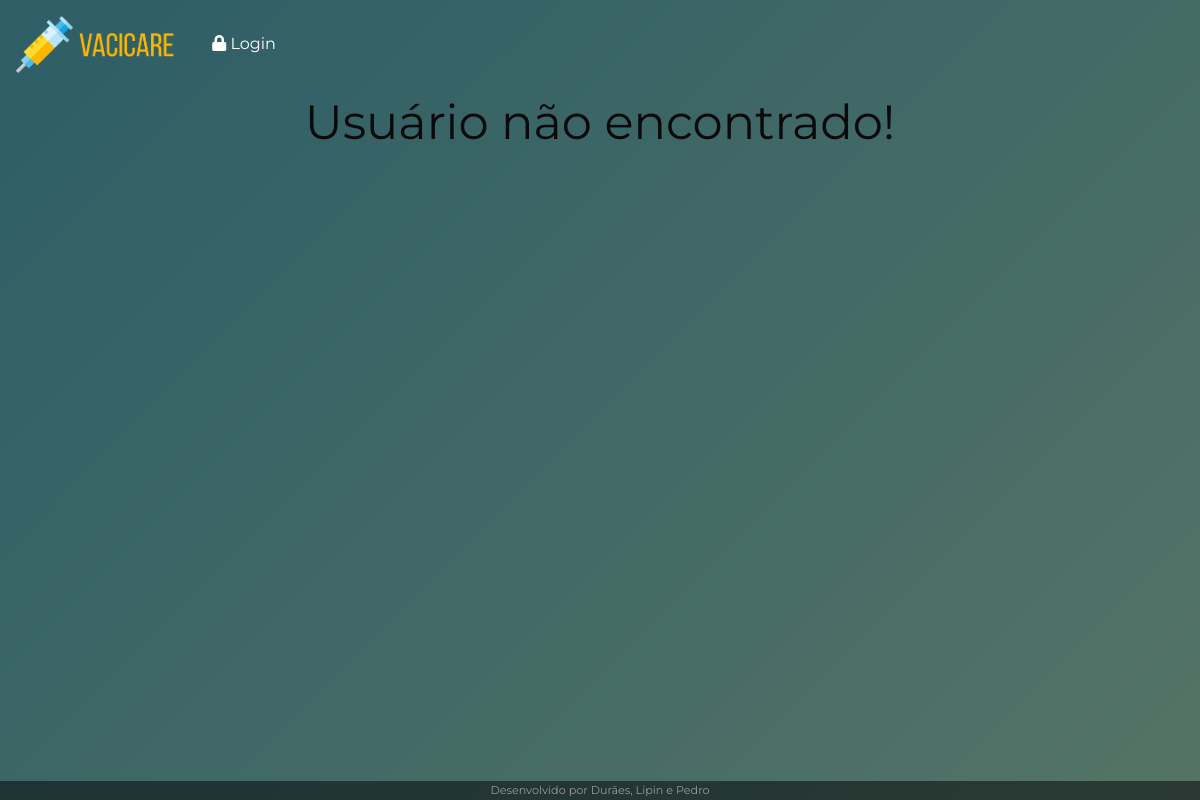
Page /pesquisa.php?cpf=111.111.111-11 on the earlier database version.
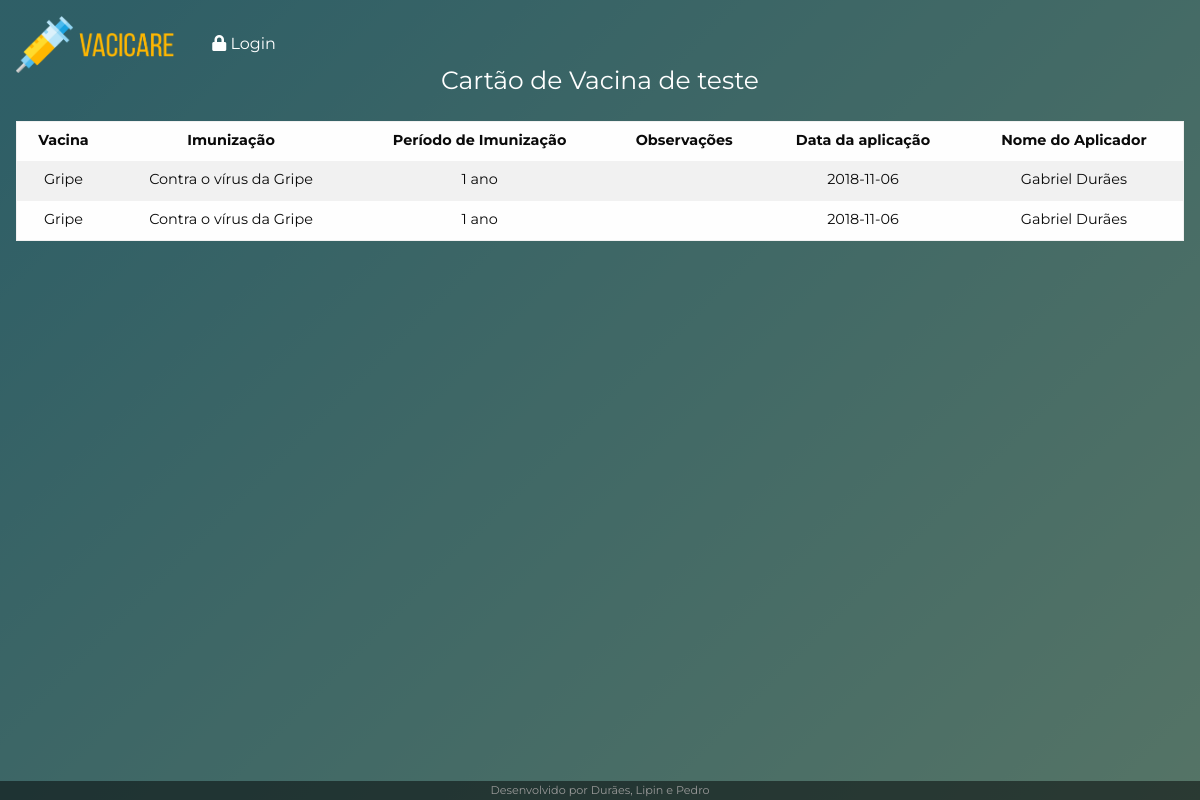
Same page on the later database version.
### tables this page shows
CREATE TABLE `tb_usuario` (
  `id_usuario` int(255) NOT NULL AUTO_INCREMENT,
  `nome_usuario` varchar(150) NOT NULL,
  `sexo_usuario` int(11) NOT NULL,
  `cpf_usuario` varchar(255) NOT NULL,
  `data_nasc` date NOT NULL,
  `tipo_usuario` int(11) NOT NULL,
  `senha_usuario` varchar(255) DEFAULT NULL,
  `created_at` datetime NOT NULL,
  `update_at` datetime DEFAULT NULL,
  PRIMARY KEY (`id_usuario`) USING BTREE
);

CREATE TABLE `tb_registro` (
  `id_registro` int(11) NOT NULL AUTO_INCREMENT,
  `fk_usuario` int(11) NOT NULL,
  `fk_vacina` int(11) NOT NULL,
  `data_vacinacao` date NOT NULL,
  `fk_aplicador` int(11) NOT NULL,
  `created_at` datetime NOT NULL,
  `update_at` datetime DEFAULT NULL,
  PRIMARY KEY (`id_registro`) USING BTREE,
  KEY `fk_usuario` (`fk_usuario`) USING BTREE,
  KEY `fk_vacina` (`fk_vacina`) USING BTREE,
  KEY `fk_aplicador` (`fk_aplicador`) USING BTREE,
  CONSTRAINT `fk_aplicador` FOREIGN KEY (`fk_aplicador`) REFERENCES `tb_usuario` (`id_usuario`) ON DELETE CASCADE,
  CONSTRAINT `fk_usuario` FOREIGN KEY (`fk_usuario`) REFERENCES `tb_usuario` (`id_usuario`) ON DELETE CASCADE,
  CONSTRAINT `fk_vacina` FOREIGN KEY (`fk_vacina`) REFERENCES `tb_vacina` (`id_vacina`) ON DELETE CASCADE
);

CREATE TABLE `tb_vacina` (
  `id_vacina` int(255) NOT NULL AUTO_INCREMENT,
  `nome_vacina` varchar(255) NOT NULL,
  `imunizacao` text NOT NULL,
  `duracao_vacina` varchar(255) NOT NULL,
  `obs_vacina` text,
  `created_at` datetime NOT NULL,
  `update_at` datetime DEFAULT NULL,
  PRIMARY KEY (`id_vacina`) USING BTREE
);

### engine/classes/tb_usuario.php (called while the page is built, shortened)
<?php
	class Tb_usuario{
		public function Read($id){
			$sql = "
				SELECT *
				FROM
					tb_usuario AS t1
				WHERE
					t1.id_usuario = '$id'
				";
			$DB = new DB();
			$DB->open();
			$Data = $DB->fetchData($sql);
			return $Data[0];
		}
		public function ReadByCpf($cpf){
			$sql = "
				SELECT * FROM tb_usuario WHERE cpf_usuario = '$cpf' ";
			$DB = new DB();
			$DB->open();
			$Data = $DB->fetchData($sql);
			return $Data[0];
		}
	};
?>

### engine/bd/bd.php (called while the page is built, shortened)
<?php
    class DB {
        private $dbi;
        function open() {
            $this->dbi = new PDO('mysql:host='.DB_HOSTI.';dbname='.DB_DATABASEI.';charset=utf8mb4',DB_USERNAMEI,DB_PASSWORDI);
            $this->dbi->setAttribute(PDO::ATTR_ERRMODE, PDO::ERRMODE_EXCEPTION);
            $this->dbi->setAttribute(PDO::ATTR_EMULATE_PREPARES, false);
        }
        function close() {
            $this->dbi = NULL;
        }
        function fetchData($sql) {
            $stmt = $this->dbi->query($sql);
            $results = $stmt->fetchAll(PDO::FETCH_ASSOC);
            return $results;
        }
    }
?>

### engine/classes/tb_registro.php (called while the page is built, shortened)
<?php
	class Tb_registro{
		public function Readfk_user($id){
			$sql = "
				SELECT *
				FROM
					tb_registro as t1
				WHERE  t1.fk_usuario = '$id'
				";
			$DB = new DB();
			$DB->open();
			$Data = $DB->fetchData($sql);
			if($Data ==NULL){
				$realData = $Data;
			}
			else{
				foreach($Data as $itemData){
					if(is_bool($itemData)) continue;
					else{
						$realData[] = $itemData;
					}
				}
			}
			return $realData;
		}
	};
?>

### engine/classes/tb_vacina.php (called while the page is built, shortened)
<?php
	class Tb_vacina{
		public function Read($id){
			$sql = "
				SELECT *
				FROM
					tb_vacina AS t1
				WHERE
					t1.id_vacina = '$id'
				";
			$DB = new DB();
			$DB->open();
			$Data = $DB->fetchData($sql);
			return $Data[0];
		}
	};
?>

### pesquisa.php (the view, shortened to what this page needs)
<!DOCTYPE html>
<html>
<head>
	<link href="css/foundation.min.css" rel="stylesheet">
	<link href="css/home.css" rel="stylesheet">
	<link href="css/animate.css" rel="stylesheet">
	<link rel="stylesheet" href="https://use.fontawesome.com/releases/v5.1.1/css/all.css">
</head>
<body>
	<div id="home">
		<div id="menu">
			<a href="<?php if($_SESSION){echo "admin/";}else{echo "index.php";} ?>"><img src="img/logo.png" id="logo"></a>
			<?php if(!$_SESSION){ ?>
				<a style="margin: 0.5em;" data-open="modal_login" id="login"><i class="fa fa-lock"></i> Login</a>
			<?php } ?>
		</div>
		<?php
		$tb_usuario = new Tb_usuario();
		$tb_usuario = $tb_usuario->ReadByCpf($_GET['cpf']);
		$id = $tb_usuario['id_usuario'];
		$nome = $tb_usuario['nome_usuario'];
		if(empty($tb_usuario)){
			echo '<h1 class="text-center">Usuário não encontrado!</h1>';
		}else{
		?>
		<br>
		<div class="cell medium-12 small-10">
			<h4 class="text-center" style="color: #fff; margin-top: -2em;">Cartão de Vacina de <?php echo $nome ?></h4>
		</div>
		<div class="table-scroll hover" style="padding: 0 1em;">
			<?php
			$tb_registro = new Tb_registro();
			$tb_registro = $tb_registro->Readfk_user($id);
			if(!$tb_registro){ ?>
				<h3 class="text-center" style="color: #fff; margin-top: 5em;"> Nenhuma vacina encontrada! </h3>
				<?php
			}else{
				?>
				<table style="width:100%; font-size: 0.9em; margin-top: 1em;">
					<tr style="background: ; color: ;">
						<th>Vacina</th>
						<th>Imunização</th>
						<th>Período de Imunização</th>
						<th>Observações</th>
						<th>Data da aplicação</th>
						<th>Nome do Aplicador</th>
					</tr>
					<?php
					foreach ($tb_registro as $tb_registro) {
						?>
						<tr class="text-center">
							<td><?php
							$tb_vacina = new Tb_vacina();
							$tb_vacina = $tb_vacina->Read($tb_registro['fk_vacina']);
							echo $tb_vacina['nome_vacina'];
							?></td>
							<td><?php echo $tb_vacina['imunizacao']; ?></td>
							<td><?php echo $tb_vacina['duracao_vacina']; ?></td>
							<td><?php echo $tb_vacina['obs_vacina']; ?></td>
							<td><?php echo $tb_registro['data_vacinacao'] ?></td>
							<td><?php
							$tb_usuario = new Tb_usuario();
							$tb_usuario = $tb_usuario->Read($tb_registro['fk_aplicador']);
							echo $tb_usuario['nome_usuario'];
							?></td>
						</tr>
						<?php
					}
					?>
				</table>
				<?php
			}
		}
			?>
		</div>
		<div id="footer">
			Desenvolvido por Durães, Lipin e Pedro
		</div>
	</div>
</body>
</html>

### css/home.css (style rules this page uses)
* { margin: 0; font-family: 'Montserrat', sans-serif; }
html,body { height: 100vh; width: 100%; background-color: #abe9cd; background-image: linear-gradient(315deg, rgba(171, 233, 205, 0.9), rgba(62, 173, 207, 0.7) 94%), url('https://static.noticiasaominuto.com.br/stockimages/1920/naom_595d89e2f08ee.jpg?1512406026'); background-repeat: no-repeat; background-size: cover; background-attachment: fixed; background-position: center; }
h1,h2,h3,h4,h5,h6,p { font-family: 'Montserrat', sans-serif; }
#home { height: 100vh; width: 100%; background: rgba(0,0,0,0.5); }
#menu { display: block; }
#login { margin-top: 5px; font-family: 'Montserrat', sans-serif; color: #fff; }
#logo { width: 200px; padding: 1em; }
#login:after { display: none; }
#footer { text-align: center; position: fixed; display: block; bottom: 0; background: rgba(0,0,0,0.5); padding: 0.1em; width: 100%; color: #999; font-size: 0.7em; }

Differences in the rows shown:
added tb_usuario: nome_usuario "teste"
added tb_registro: fk_vacina.nome_vacina "Gripe", fk_vacina.imunizacao "Contra o vírus da Gripe", fk_vacina.duracao_vacina "1 ano", data_vacinacao "2018-11-06", fk_aplicador.nome_usuario "Gabriel Durães"
added tb_registro: fk_vacina.nome_vacina "Gripe", fk_vacina.imunizacao "Contra o vírus da Gripe", fk_vacina.duracao_vacina "1 ano", data_vacinacao "2018-11-06", fk_aplicador.nome_usuario "Gabriel Durães"
Other differences:
text no longer shown: "Usuário não encontrado!"
text now shown: "Cartão de Vacina de Vacina Imunização Período de Imunização Observações Data da aplicação Nome do Aplicador"
